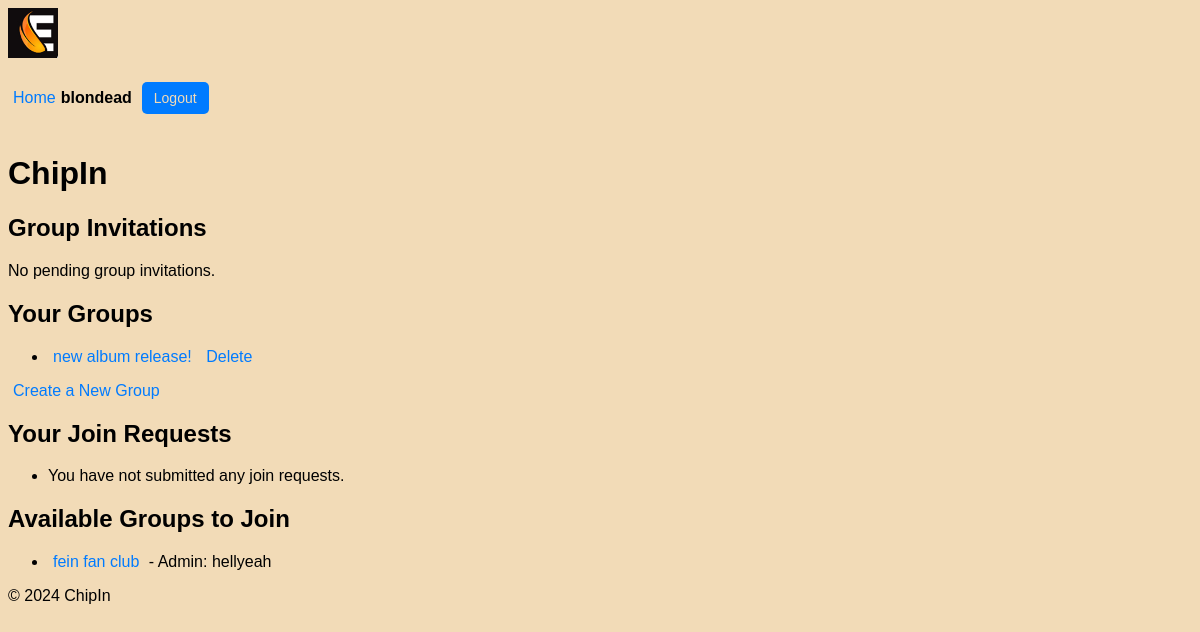
Before: /chipin/ (signed in) with the older database file.
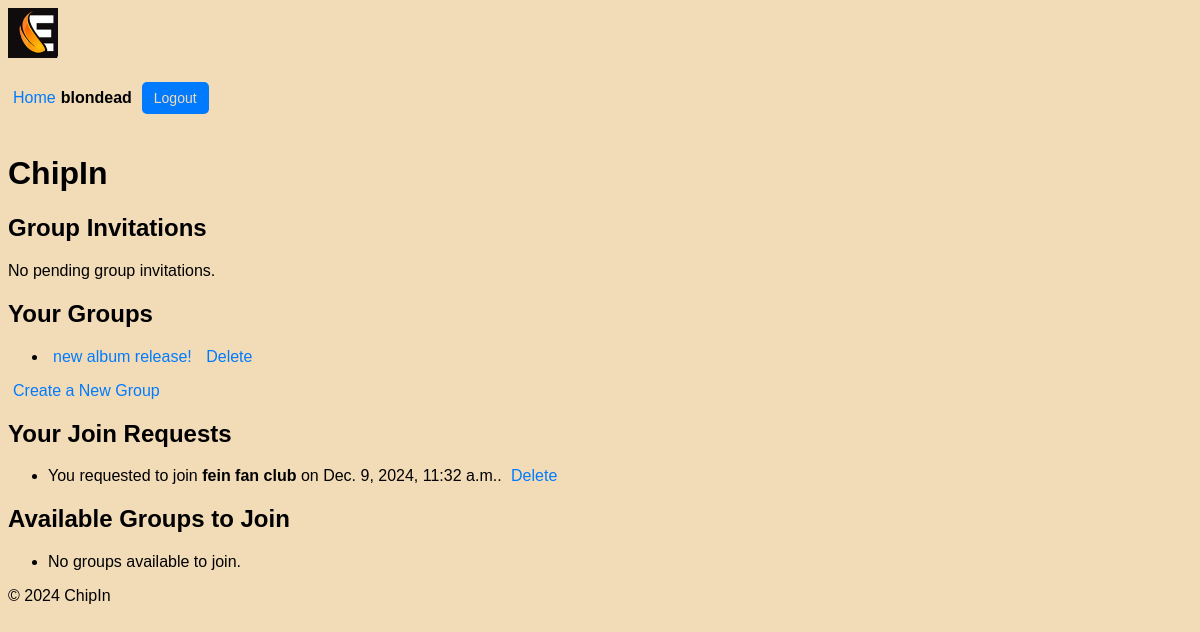
After: the same page with the newer database file.
### users/models.py (models this page shows, shortened)
class Profile(models.Model):
    user = models.OneToOneField(User, on_delete=models.CASCADE)
    first_name = models.CharField(max_length=30)
    surname = models.CharField(max_length=30)
    nickname = models.CharField(max_length=30, unique=True, null=False, blank=False)
    max_spend = models.DecimalField(max_digits=10, decimal_places=2, default=100.00)  # Max spend for each event
    balance = models.DecimalField(max_digits=10, decimal_places=2, default=100.00)  # User's current balance

### chipin/models.py (models this page shows, shortened)
class Group(models.Model):
    name = models.CharField(max_length=100)
    admin = models.ForeignKey(User, related_name='admin_groups', on_delete=models.CASCADE)
    members = models.ManyToManyField(User, related_name='group_memberships', blank=True)
    invited_users = models.ManyToManyField(User, related_name='pending_invitations', blank=True)

class GroupJoinRequest(models.Model):
    user = models.ForeignKey(User, on_delete=models.CASCADE)
    group = models.ForeignKey(Group, on_delete=models.CASCADE, related_name='join_requests')
    is_approved = models.BooleanField(default=False)
    votes = models.ManyToManyField(User, related_name='votes', blank=True)  # Tracks users who voted
    created_at = models.DateTimeField(auto_now_add=True)

### chipin/views.py (the view)
# urls.py: path("", views.home, name="home"),
@login_required
def home(request):
    user = request.user
    pending_invitations = user.pending_invitations.all() # Get pending group invitations for the current user
    user_groups = user.group_memberships.all()  # Get groups the user is a member of
    user_join_requests = GroupJoinRequest.objects.filter(user=user)  # Get join requests sent by the user
    available_groups = Group.objects.exclude(members=user).exclude(join_requests__user=user) # Get groups the user is not a member of and the user has not requested to join
    context = {
        'pending_invitations': pending_invitations,
        'user_groups': user_groups,
        'user_join_requests': user_join_requests,
        'available_groups': available_groups
    }
    return render(request, 'chipin/home.html', context)

### chipin/context_processors.py (called while the page is built)
def user_profile(request):
    if request.user.is_authenticated:
        try:
            return {'nickname': request.user.profile.nickname}
        except Profile.DoesNotExist:
            return {'nickname': request.user.username}  # Fallback to username if no profile exists
    return {}

### chipin/templates/chipin/home.html (shortened to what this page needs)
{% extends 'chipin/base.html' %}
{% load static %}
{% block content %}
    <h1>ChipIn</h1>
    <h2>Group Invitations</h2>
    <div class="invitation-notification">
        {% if pending_invitations %}
            <ul>
                {% for group in pending_invitations %}
                    <li>
                        You have been invited to join <strong>{{ group.name }}</strong>.
                        <a href="{% url 'chipin:accept_invite' group.id %}?user_id={{ request.user.id }}">Accept</a>
                    </li>
                {% empty %}
                    <li>No pending group invitations.</li>
                {% endfor %}
            </ul>
        {% else %}
            <p>No pending group invitations.</p>
        {% endif %}
    </div>
    <h2>Your Groups</h2>
    <ul>
        {% for group in user.group_memberships.all %}
        <li>
            <a href="{% url 'chipin:group_detail' group.id %}">{{ group.name }}</a>
            {% if group.admin == request.user %}
                <a href="{% url 'chipin:delete_group' group.id %}" onclick="return confirm('Are you sure you want to delete this group?');">Delete</a>
            {% else %}
                <a href="{% url 'chipin:leave_group' group.id %}" onclick="return confirm('Are you sure you want to leave this group?');">Leave</a>
            {% endif %}
        </li>
        {% empty %}
        <li>You are not a member of any group yet.</li>
        {% endfor %}
    </ul>
    <a href="{% url 'chipin:create_group' %}">Create a New Group</a>
    <h2>Your Join Requests</h2>
    <ul>
        {% for join_request in user_join_requests %}
        <li>
            You requested to join <strong>{{ join_request.group.name }}</strong> on {{ join_request.created_at }}.
            <a href="{% url 'chipin:delete_join_request' join_request.id %}" onclick="return confirm('Are you sure you want to delete this join request?');">Delete</a>
        </li>
        {% empty %}
        <li>You have not submitted any join requests.</li>
        {% endfor %}
    </ul>
    <h2>Available Groups to Join</h2>
    <ul>
        {% for group in available_groups %}
        <li>
            <a href="{% url 'chipin:group_detail' group.id %}">{{ group.name }}</a>
            <span>- Admin: {{ group.admin.profile.nickname }}</span>
        </li>
        {% empty %}
        <li>No groups available to join.</li>
        {% endfor %}
    </ul>
{% endblock %}

### chipin/templates/chipin/base.html (shortened to what this page needs)
{% load static %}
<!DOCTYPE html>
<html lang="en">
<head>
    <link rel="stylesheet" href="{% static 'chipin/styles.css' %}">
</head>
<body>
    <header>
        <div class="logo">
            <img src="{% static 'chipin/logo_90.jpg' %}" alt="ChipIn Logo">
        </div>
        <div class="user-info">
            {% if request.user.is_authenticated %}
                <a href="{% url 'users:user' %}">Home</a> <span>{{ request.user.profile.nickname }}</span>
                <form action="{% url 'users:logout' %}" method="post">
                    <button type="submit">Logout</button>
                </form>
            {% else %}
                <a href="{% url 'users:login' %}">Login</a> <a href="{% url 'users:register' %}">Register</a>
            {% endif %}
        </div>
    </header>
    <main>
        {% block content %}
        {% endblock %}
    </main>
    <footer>
        <p>&copy; 2024 ChipIn</p>
    </footer>
</body>
</html>

### chipin/static/chipin/styles.css (style rules this page uses)
.logo img { max-height: 50px; }
.user-info { display: flex; align-items: center; font-size: 16px; }
.user-info span { margin-right: 10px; font-weight: bold; }
.user-info button { background-color: #007BFF; color: #f2dbb7; border: none; padding: 8px 12px; cursor: pointer; border-radius: 5px; font-size: 14px; }
button { background-color: #28a745; color: white; border: none; padding: 10px 15px; cursor: pointer; border-radius: 5px; font-size: 14px; margin-top: 20px; margin-bottom: 20px; }
a { color: #007BFF; text-decoration: none; padding: 5px }

### chipin/templates/chipin/home.html (style rules this page uses)
body { background-color: #f2dbb7; font-family: 'Parkinsans', sans-serif; }
h2 { font-family: 'Parkinsans', sans-serif; font-weight: 700; }
p, a { font-family: 'Parkinsans', sans-serif; font-weight: 400; }

Changed rows visible on the page:
no longer on this page (row unchanged): Group: name "fein fan club", admin.profile.nickname "hellyeah", shown under "Available Groups to Join"
added GroupJoinRequest: group.name "fein fan club", created_at "Dec. 9, 2024, 11:32 a.m."
Other visible differences:
text no longer shown: "You have not submitted any join requests."
text now shown: "No groups available to join."
